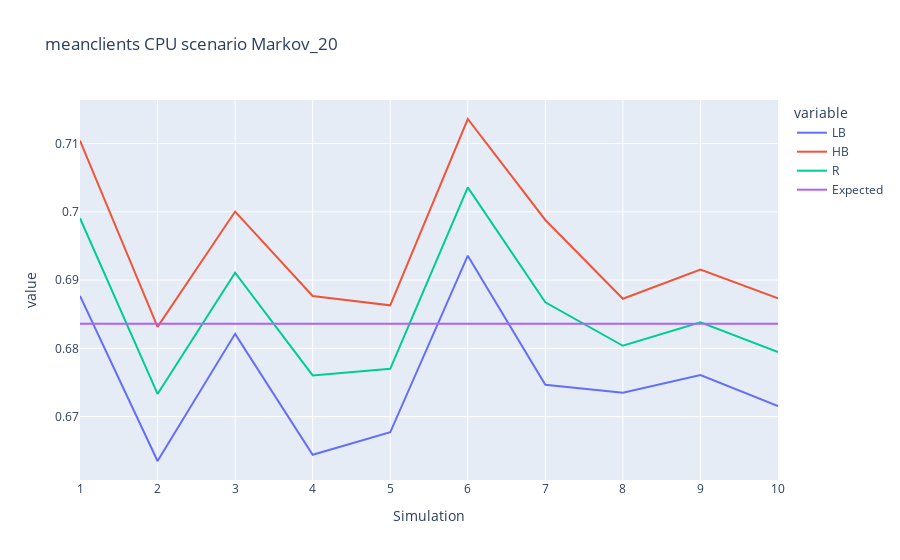

Source (notebook cell):
### Code cell
def print_cpu_measure(data: pd.DataFrame, scenario, measure):
    view = data[(data["Station"] == "CPU")& (data["Measure"] == measure)]
    fig = plt.line(view, x="Simulation" , y=["LB","HB","R","Expected"], title="{} CPU scenario {}".format(measure,scenario))
    data = fig.to_image("png")
    f = open("./Images/{}.png".format(scenario,measure),"+wb")
    f.write(data)
    f.close()
    return fig,view
    pass

fig,view = print_cpu_measure(markov20,"Markov_20","meanclients")
fig.show()

### Figure 1 — Plotly figure (JSON) as saved in the notebook; plotly's stock layout.template omitted (floating-point values rounded to 4 significant figures)
{"data": [{"hovertemplate": "variable=LB<br>Simulation=%{x}<br>value=%{y}<extra></extra>", "legendgroup": "LB", "line": {"color": "#636efa", "dash": "solid"}, "marker": {"symbol": "circle"}, "mode": "lines", "name": "LB", "orientation": "v", "showlegend": true, "type": "scatter", "x": [1, 2, 3, 4, 5, 6, 7, 8, 9, 10], "xaxis": "x", "y": [0.6877, 0.6635, 0.6821, 0.6644, 0.6677, 0.6936, 0.6747, 0.6735, 0.6761, 0.6716], "yaxis": "y"}, {"hovertemplate": "variable=HB<br>Simulation=%{x}<br>value=%{y}<extra></extra>", "legendgroup": "HB", "line": {"color": "#EF553B", "dash": "solid"}, "marker": {"symbol": "circle"}, "mode": "lines", "name": "HB", "orientation": "v", "showlegend": true, "type": "scatter", "x": [1, 2, 3, 4, 5, 6, 7, 8, 9, 10], "xaxis": "x", "y": [0.7104, 0.6831, 0.7, 0.6877, 0.6863, 0.7136, 0.6988, 0.6873, 0.6915, 0.6873], "yaxis": "y"}, {"hovertemplate": "variable=R<br>Simulation=%{x}<br>value=%{y}<extra></extra>", "legendgroup": "R", "line": {"color": "#00cc96", "dash": "solid"}, "marker": {"symbol": "circle"}, "mode": "lines", "name": "R", "orientation": "v", "showlegend": true, "type": "scatter", "x": [1, 2, 3, 4, 5, 6, 7, 8, 9, 10], "xaxis": "x", "y": [0.6991, 0.6733, 0.6911, 0.676, 0.677, 0.7036, 0.6867, 0.6804, 0.6838, 0.6794], "yaxis": "y"}, {"hovertemplate": "variable=Expected<br>Simulation=%{x}<br>value=%{y}<extra></extra>", "legendgroup": "Expected", "line": {"color": "#ab63fa", "dash": "solid"}, "marker": {"symbol": "circle"}, "mode": "lines", "name": "Expected", "orientation": "v", "showlegend": true, "type": "scatter", "x": [1, 2, 3, 4, 5, 6, 7, 8, 9, 10], "xaxis": "x", "y": [0.6836, 0.6836, 0.6836, 0.6836, 0.6836, 0.6836, 0.6836, 0.6836, 0.6836, 0.6836], "yaxis": "y"}], "layout": {"legend": {"title": {"text": "variable"}, "tracegroupgap": 0}, "title": {"text": "meanclients CPU scenario Markov_20"}, "xaxis": {"anchor": "y", "domain": [0, 1], "title": {"text": "Simulation"}}, "yaxis": {"anchor": "x", "domain": [0, 1], "title": {"text": "value"}}}}
